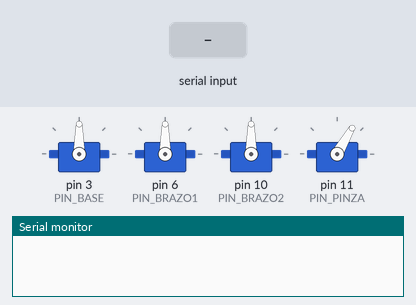
A sketch run on a simulated Arduino Uno, built with avr-gcc and run on an emulated ATmega328P. Parts: 4 × servo, the last lines printed to the serial monitor. Inputs (shaded band) come from the test bench.

Above: at 0.1 s.
At 5.4 s:
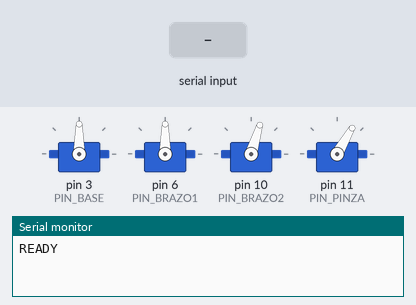
5.5 s: "HOME|1\n" received over Serial
7.0 s: "HOME\n" received over Serial
8.7 s: "PING\n" received over Serial
Timing chart, 0 to 11.7 s (numbered marks = the images above; inputs shaded):
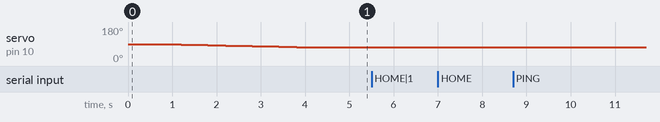

The sketch:

brazo_robotico.ino
```cpp
// brazo_robotico.ino
// Recibe ángulos de servos por puerto serie y mueve el brazo.
//
// Protocolo:
//   PC envía:  "base1,brazo1_1,brazo2_1|base2,brazo1_2,brazo2_2\n"
//              (ángulos para "recoger" y "soltar", separados por '|')
//   Arduino responde:
//              "OK\n"  cuando terminó el movimiento
//              "ERR <motivo>\n"  si falló el parseo o un ángulo está fuera de rango
//
// Cableado del kit (basado en Brazo_Robot_manual.ino):
//   - Servo Base   (rotación)  -> D3
//   - Servo Brazo1 (hombro)    -> D6
//   - Servo Brazo2 (codo)      -> D10
//   - Pinza        (gripper)   -> D11
//
//   Alimentar los servos con fuente externa (NO desde el 5V del Arduino).
//   GND de la fuente externa DEBE estar unido al GND del Arduino.

#include <Servo.h>

// ──────────────────────────────────────────────
// CONFIGURACIÓN
// ──────────────────────────────────────────────

#define PIN_BASE    3
#define PIN_BRAZO1  6 //brazo que sube y baja
#define PIN_BRAZO2  10 //muñeca

// Pinza/garra en D11. Comentar la siguiente línea si NO tenés pinza.
#define USAR_PINZA
#define PIN_PINZA   11
#define PINZA_ABIERTA 0    // ° pinza abierta
#define PINZA_CERRADA 60   // ° pinza cerrada

// ──────────────────────────────────────────────
// POSICIÓN "PARKED" (el brazo vuelve aquí al inicio y al terminar cada jugada).
// IMPORTANTE: NO usar 0 ni 180 — son los topes mecánicos. Si la articulación
// no puede llegar exactamente, el servo se queda forzando contra el tope y
// se quema. Usar valores intermedios (10°+ alejados de los extremos).
// ──────────────────────────────────────────────
#define PARKED_BASE    90    // base centrada
#define PARKED_BRAZO1  90    // hombro centrado (rango seguro: 73-147)
#define PARKED_BRAZO2  73    // muñeca lo menos doblada posible (minimo seguro)
#define PARKED_PINZA   60    // pinza cerrada

// Límites de seguridad por servo. Cualquier ángulo fuera de estos rangos
// se devuelve como ERR. BRAZO1/BRAZO2 calibrados con calibrar_brazo.ino —
// se quitaron 5° de margen por seguridad.
#define BASE_MIN    10
#define BASE_MAX    170
#define BRAZO1_MIN  73
#define BRAZO1_MAX  150
#define BRAZO2_MIN  73
#define BRAZO2_MAX  150

// Velocidad: ms entre cada paso de 1° (mayor = más lento, más suave)
//   15  = rápido (default original)
//   25  = medio
//   60  = lento y suave
//   120 = muy lento (actual, da tiempo al servo a estabilizar)
#define MS_POR_PASO 120

// Velocidad de la rampa inicial al arrancar (PARKED desde posición desconocida).
// Conviene que sea más lenta que MS_POR_PASO porque el brazo puede arrancar
// desde cualquier posición física (mayor recorrido = más riesgo de tirón).
#define MS_POR_PASO_INICIAL 200

// Posición que se ASUME al arrancar el sketch (antes de rampar a PARKED).
// El servo va a saltar a estos ángulos al recibir su primer pulso PWM, así que
// elegí valores cercanos a donde sueles dejar el brazo apagado para que el
// snap inicial sea chico. 90° es el centro y suele ser una apuesta segura.
#define INICIO_BASE    90
#define INICIO_BRAZO1  90
#define INICIO_BRAZO2  90

// Pausa entre fases (recoger -> soltar) en ms.
// Cuanto más grande, más tiempo tiene la pinza para agarrar/soltar bien.
//   1000 = pausa corta (pinza apenas reacciona)
//   2000 = pinza estabiliza bien (actual, recomendado)
//   3000 = pausa "dramática"
#define PAUSA_AGARRE 2000

// Baudios del puerto serie (debe coincidir con Python: 9600)
#define BAUDIOS 9600

// ──────────────────────────────────────────────
// ESTADO GLOBAL
// ──────────────────────────────────────────────

Servo servoBase;
Servo servoBrazo1;
Servo servoBrazo2;
#ifdef USAR_PINZA
Servo servoPinza;
#endif

// Estado actual de los servos (se inicializa en setup() con los valores INICIO_*
// y luego se rampa lento hasta PARKED_*)
int anguloBase   = INICIO_BASE;
int anguloBrazo1 = INICIO_BRAZO1;
int anguloBrazo2 = INICIO_BRAZO2;

// Buffer de entrada
String buffer = "";

// ──────────────────────────────────────────────
// SETUP
// ──────────────────────────────────────────────

void setup() {
  Serial.begin(BAUDIOS);
  Serial.setTimeout(50);

  servoBase.attach(PIN_BASE);
  servoBrazo1.attach(PIN_BRAZO1);
  servoBrazo2.attach(PIN_BRAZO2);
#ifdef USAR_PINZA
  servoPinza.attach(PIN_PINZA);
  servoPinza.write(PARKED_PINZA);
#endif

  // Snap inicial a INICIO_*: el servo va a saltar acá la primera vez que reciba
  // pulsos. Después rampamos LENTO hasta PARKED_* para que la primera salida
  // a base no sea brusca.
  servoBase.write(anguloBase);
  servoBrazo1.write(anguloBrazo1);
  servoBrazo2.write(anguloBrazo2);
  delay(800);  // tiempo para que el servo se asiente en INICIO_*

  buffer.reserve(64);

  // Rampa lenta hasta la posición parked.
  moverASuave(PARKED_BASE, PARKED_BRAZO1, PARKED_BRAZO2, MS_POR_PASO_INICIAL);

  Serial.println("READY");
}

// ──────────────────────────────────────────────
// LOOP
// ──────────────────────────────────────────────

void loop() {
  while (Serial.available() > 0) {
    char c = (char) Serial.read();
    if (c == '\n') {
      procesarLinea(buffer);
      buffer = "";
    } else if (c != '\r') {
      buffer += c;
      if (buffer.length() > 80) {
        // Línea sospechosamente larga: descartar
        buffer = "";
        Serial.println("ERR linea muy larga");
      }
    }
  }
}

// ──────────────────────────────────────────────
// PARSEO Y EJECUCIÓN
// ──────────────────────────────────────────────

void procesarLinea(const String& linea) {
  String s = linea;
  s.trim();
  if (s.length() == 0) return;

  // Comando especial: HOME / PARK -> volver a posición parked
  if (s.equalsIgnoreCase("HOME") || s.equalsIgnoreCase("PARK")) {
    irAParked();
    Serial.println("OK");
    return;
  }

  // Comando especial: PING -> diagnóstico
  if (s.equalsIgnoreCase("PING")) {
    Serial.println("PONG");
    return;
  }

  // Comando especial: GOTO B,B1,B2 -> ir a la posición y QUEDARSE quieto.
  // Sin agarre, sin volver a parked. Para calibración del tablero.
  if (s.startsWith("GOTO ") || s.startsWith("goto ")) {
    String resto = s.substring(5);
    resto.trim();
    int b, br1, br2;
    if (!parsearTresAngulos(resto, b, br1, br2)) {
      Serial.println("ERR parseo GOTO");
      return;
    }
    if (!enRangoBase(b) || !enRangoBrazo1(br1) || !enRangoBrazo2(br2)) {
      Serial.println("ERR angulo fuera de rango");
      return;
    }
    moverA(b, br1, br2);
    Serial.println("OK");
    return;
  }

  // Formato esperado: "B,B1,B2|B,B1,B2"
  int sep = s.indexOf('|');
  if (sep < 0) {
    Serial.println("ERR falta separador |");
    return;
  }

  String parteA = s.substring(0, sep);
  String parteB = s.substring(sep + 1);

  int b1, br1_1, br2_1;
  int b2, br1_2, br2_2;
  if (!parsearTresAngulos(parteA, b1, br1_1, br2_1)) {
    Serial.println("ERR parseo origen");
    return;
  }
  if (!parsearTresAngulos(parteB, b2, br1_2, br2_2)) {
    Serial.println("ERR parseo destino");
    return;
  }

  if (!enRangoBase(b1) || !enRangoBrazo1(br1_1) || !enRangoBrazo2(br2_1) ||
      !enRangoBase(b2) || !enRangoBrazo1(br1_2) || !enRangoBrazo2(br2_2)) {
    Serial.println("ERR angulo fuera de rango");
    return;
  }

  // FASE 1 — ir a la posición de origen y "tomar" la pieza
  moverA(b1, br1_1, br2_1);
#ifdef USAR_PINZA
  servoPinza.write(PINZA_CERRADA);
#endif
  delay(PAUSA_AGARRE);

  // FASE 2 — ir a la posición de destino y "soltar"
  moverA(b2, br1_2, br2_2);
#ifdef USAR_PINZA
  servoPinza.write(PINZA_ABIERTA);
#endif
  delay(PAUSA_AGARRE);

  // FASE 3 — volver a posición parked (libera el tablero para que el humano juegue)
  irAParked();

  Serial.println("OK");
}

void irAParked() {
  moverA(PARKED_BASE, PARKED_BRAZO1, PARKED_BRAZO2);
#ifdef USAR_PINZA
  servoPinza.write(PARKED_PINZA);
#endif
  delay(200);
}

bool parsearTresAngulos(const String& s, int& a, int& b, int& c) {
  int p1 = s.indexOf(',');
  int p2 = s.indexOf(',', p1 + 1);
  if (p1 < 0 || p2 < 0) return false;
  a = (int) round(s.substring(0, p1).toFloat());
  b = (int) round(s.substring(p1 + 1, p2).toFloat());
  c = (int) round(s.substring(p2 + 1).toFloat());
  return true;
}

bool enRangoBase(int v)   { return v >= BASE_MIN   && v <= BASE_MAX;   }
bool enRangoBrazo1(int v) { return v >= BRAZO1_MIN && v <= BRAZO1_MAX; }
bool enRangoBrazo2(int v) { return v >= BRAZO2_MIN && v <= BRAZO2_MAX; }

// ──────────────────────────────────────────────
// MOVIMIENTO SUAVE (interpolación 1° a 1°)
// ──────────────────────────────────────────────

void moverA(int destBase, int destBrazo1, int destBrazo2) {
  moverASuave(destBase, destBrazo1, destBrazo2, MS_POR_PASO);
}

void moverASuave(int destBase, int destBrazo1, int destBrazo2, int msPorPaso) {
  int diffBase   = destBase   - anguloBase;
  int diffBrazo1 = destBrazo1 - anguloBrazo1;
  int diffBrazo2 = destBrazo2 - anguloBrazo2;

  int pasos = max(max(abs(diffBase), abs(diffBrazo1)), abs(diffBrazo2));
  if (pasos == 0) return;

  for (int i = 1; i <= pasos; i++) {
    int b   = anguloBase   + (long) diffBase   * i / pasos;
    int br1 = anguloBrazo1 + (long) diffBrazo1 * i / pasos;
    int br2 = anguloBrazo2 + (long) diffBrazo2 * i / pasos;
    servoBase.write(b);
    servoBrazo1.write(br1);
    servoBrazo2.write(br2);
    delay(msPorPaso);
  }

  anguloBase   = destBase;
  anguloBrazo1 = destBrazo1;
  anguloBrazo2 = destBrazo2;
}
```
